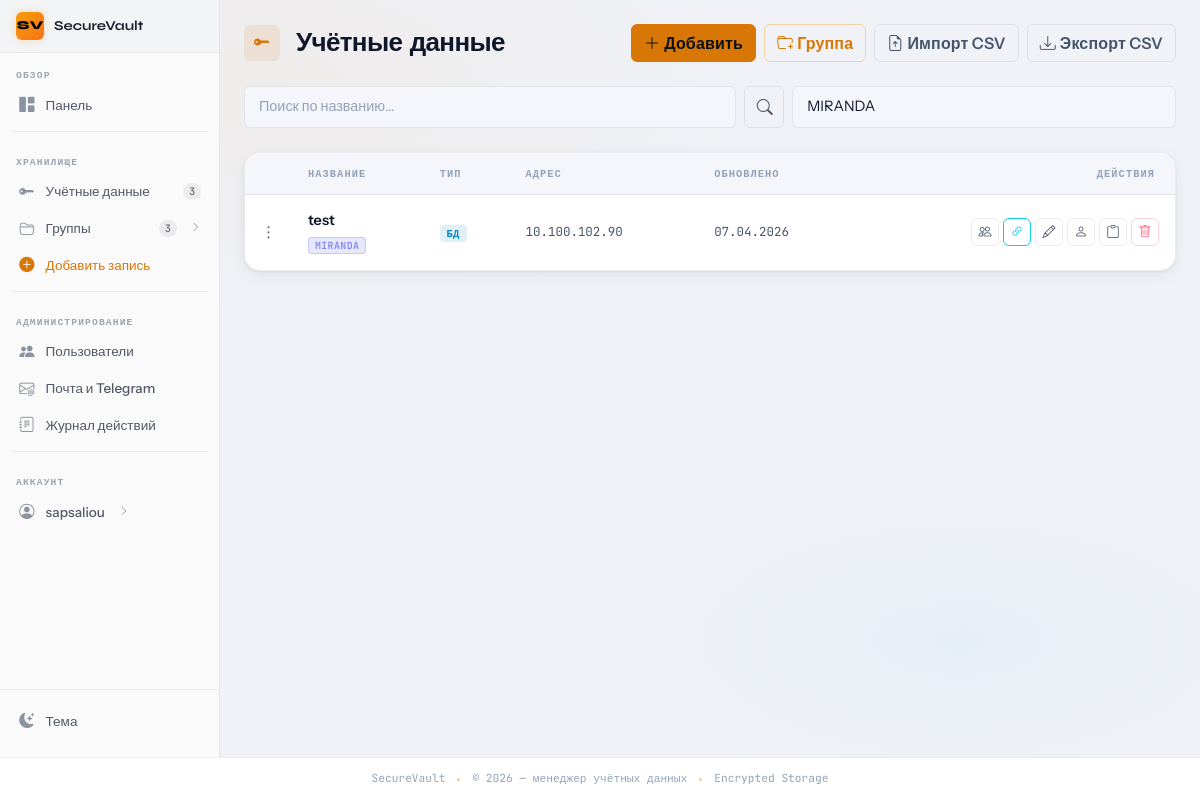
Page /credentials/?group_id=1 (signed in) on the committed database.
### app/models.py (models this page shows, shortened)
class User(UserMixin, db.Model):
    id = db.Column(db.Integer, primary_key=True)
    username = db.Column(db.String(80), unique=True, nullable=False, index=True)
    email = db.Column(db.String(120), nullable=False, index=True)
    password_hash = db.Column(db.String(255), nullable=False)
    created_at = db.Column(db.DateTime, default=datetime.utcnow)
    last_login = db.Column(db.DateTime)
    is_active = db.Column(db.Boolean, default=True)
    is_admin = db.Column(db.Boolean, default=False, nullable=False)
    totp_enabled = db.Column(db.Boolean, default=False, nullable=False)
    totp_secret_encrypted = db.Column(db.Text)  # base32, Fernet
    credentials = db.relationship('Credential', backref='owner', lazy='dynamic', cascade='all, delete-orphan')
    groups = db.relationship('CredentialGroup', backref='creator', lazy='dynamic', cascade='all, delete-orphan')
    shares_received = db.relationship(
        'CredentialShare',
        foreign_keys='CredentialShare.shared_with_user_id',
        back_populates='shared_with_user',
        lazy='dynamic',
    )

class Credential(db.Model):
    id = db.Column(db.Integer, primary_key=True)
    title = db.Column(db.String(120), nullable=False)
    service_type = db.Column(db.String(50), nullable=False)  # server, database, app, etc
    description = db.Column(db.Text)
    username_encrypted = db.Column(db.Text, nullable=False)
    password_encrypted = db.Column(db.Text, nullable=False)
    url = db.Column(db.String(255))
    port = db.Column(db.Integer)
    extra_data_encrypted = db.Column(db.Text)  # JSON для доп данных
    user_id = db.Column(db.Integer, db.ForeignKey('user.id'), nullable=False)
    group_id = db.Column(db.Integer, db.ForeignKey('credential_group.id'))
    position = db.Column(db.Integer, default=0, nullable=False)
    created_at = db.Column(db.DateTime, default=datetime.utcnow)
    updated_at = db.Column(db.DateTime, default=datetime.utcnow, onupdate=datetime.utcnow)
    last_accessed = db.Column(db.DateTime)
    shares = db.relationship(
        'CredentialShare',
        back_populates='credential',
        lazy='dynamic',
        cascade='all, delete-orphan',
    )
    reveal_tokens = db.relationship(
        'CredentialRevealToken',
        back_populates='credential',
        lazy='dynamic',
        cascade='all, delete-orphan',
    )

class CredentialGroup(db.Model):
    id = db.Column(db.Integer, primary_key=True)
    name = db.Column(db.String(120), nullable=False)
    description = db.Column(db.Text)
    user_id = db.Column(db.Integer, db.ForeignKey('user.id'), nullable=False)
    created_at = db.Column(db.DateTime, default=datetime.utcnow)
    color = db.Column(db.String(7), default='#3b82f6')
    position = db.Column(db.Integer, default=0, nullable=False)
    credentials = db.relationship('Credential', backref='group', lazy='dynamic', cascade='all, delete-orphan')

### app/routes.py (the view)
@credential_bp.route('/')
@login_required
def list_credentials():
    page = request.args.get('page', 1, type=int)
    group_id = request.args.get('group_id', None, type=int)
    search = request.args.get('search', '')
    query = _visible_credentials_query(current_user)
    if group_id:
        query = query.filter_by(group_id=group_id)
    if search:
        query = query.filter(Credential.title.ilike(f'%{search}%'))
    credentials = (
        query.order_by(
            nulls_last(Credential.group_id),
            Credential.position.asc(),
            Credential.title.asc(),
        ).paginate(page=page, per_page=10)
    )
    groups = current_user.groups.order_by(CredentialGroup.position, CredentialGroup.name).all()
    groups_meta = [{'group': g, 'count': g.credentials.count()} for g in groups]
    return render_template(
        'credentials.html',
        credentials=credentials,
        groups=groups,
        groups_meta=groups_meta,
        search=search,
        group_id=group_id,
        can_sort_credentials=bool(group_id) and not bool(search),
    )

### app/templates/credentials.html (shortened to what this page needs)
{% extends "base.html" %}
{% macro group_hex(g) -%}
{%- if g and g.color and g.color|length == 7 and g.color[0:1] == '#' -%}{{ g.color|e }}{%- else -%}#f59e0b{%- endif -%}
{%- endmacro %}
{% set svc_labels = {
  'server': 'Сервер', 'database': 'БД', 'app': 'Приложение',
  'email': 'Email', 'cloud': 'Облако', 'vpn': 'VPN', 'other': 'Другое'
} %}
{% set svc_type_keys = svc_labels.keys()|list %}
{% block content %}
<div class="py-4">
  <div class="d-flex flex-column flex-md-row justify-content-between align-items-start align-items-md-center gap-3 mb-4 animate-fadein">
    <div class="d-flex align-items-center gap-3">
      <div class="page-title-icon"><i class="bi bi-key-fill"></i></div>
      <h1 class="page-title mb-0">Учётные данные</h1>
    </div>
    <div class="d-flex flex-wrap gap-2">
      <a href="{{ url_for('credential_bp.add_credential') }}" class="btn btn-primary">
        <i class="bi bi-plus-lg me-1"></i>Добавить
      </a>
      <a href="{{ url_for('credential_bp.add_group') }}" class="btn btn-outline-primary">
        <i class="bi bi-folder-plus me-1"></i>Группа
      </a>
      <a href="{{ url_for('credential_bp.import_credentials_csv') }}" class="btn btn-outline-secondary">
        <i class="bi bi-file-earmark-arrow-up me-1"></i>Импорт CSV
      </a>
      <a href="{{ url_for('credential_bp.export_credentials_csv') }}" class="btn btn-outline-secondary">
        <i class="bi bi-download me-1"></i>Экспорт CSV
      </a>
    </div>
  </div>
  <div class="row g-2 mb-4 animate-fadein-1">
    <div class="col-md-7">
      <form method="get" class="d-flex gap-2">
        <input type="text" name="search" class="form-control" placeholder="Поиск по названию…" value="{{ search or '' }}">
        <button class="btn btn-outline-secondary" type="submit" title="Найти"><i class="bi bi-search"></i></button>
      </form>
    </div>
    <div class="col-md-5">
      <select class="form-select" aria-label="Фильтр по группе"
              onchange="const v=this.value; location.href=v?`{{ url_for('credential_bp.list_credentials') }}?group_id=${v}`:`{{ url_for('credential_bp.list_credentials') }}`;">
        {% for group in groups %}
          <option value="{{ group.id }}" {% if group_id == group.id %}selected{% endif %}>{{ group.name }}</option>
        {% endfor %}
      </select>
    </div>
  </div>
  {% set show_empty_onboarding = credentials.total == 0 and not search and not group_id %}
  {% if show_empty_onboarding %}
  <div class="card-vault animate-fadein-2">
    <div class="p-5 text-center">
      <div class="mb-3" style="font-size:3rem;opacity:0.35;"><i class="bi bi-key"></i></div>
      <h2 class="h5 mb-2" style="font-family:var(--font-display);">Пока нет учётных записей</h2>
      <p class="text-muted mb-4 col-lg-8 mx-auto">Создайте первую запись, группу или импортируйте данные из другого менеджера (CSV).</p>
      <a href="{{ url_for('credential_bp.add_credential') }}" class="btn btn-primary me-2">
        <i class="bi bi-plus-lg me-1"></i>Добавить запись
      </a>
      <a href="{{ url_for('credential_bp.add_group') }}" class="btn btn-outline-secondary me-2">
        <i class="bi bi-folder-plus me-1"></i>Новая группа
      </a>
      <a href="{{ url_for('credential_bp.import_credentials_csv') }}" class="btn btn-outline-secondary">
        <i class="bi bi-file-earmark-arrow-up me-1"></i>Импорт CSV
      </a>
    </div>
  </div>
  {% else %}
  <div class="card-vault d-none d-md-block animate-fadein-2">
    <div class="table-responsive">
      <table class="table-vault w-100">
        <thead>
          <tr>
            {% if can_sort_credentials %}
            <th class="text-muted" style="width:2rem;"></th>
            {% endif %}
            <th>Название</th>
            <th>Тип</th>
            <th>Адрес</th>
            <th>Обновлено</th>
            <th class="text-end" style="padding-right:1.25rem;">Действия</th>
          </tr>
        </thead>
        <tbody{% if can_sort_credentials %} id="sv-credentials-sort"{% endif %}>
          {% if credentials.items %}
            {% for cred in credentials.items %}
              {% set is_owner = cred.user_id == current_user.id %}
              <tr data-credential-id="{{ cred.id }}" {% if is_owner %}data-owner="1"{% endif %}>
                {% if can_sort_credentials %}
                <td class="text-muted {% if is_owner %}sv-drag-handle{% endif %}" style="width:2rem;{% if is_owner %}cursor:grab;{% endif %}">{% if is_owner %}⋮{% endif %}</td>
                {% endif %}
                <td style="padding-left:1rem;">
                  <p class="mb-0 fw-semibold" style="font-size:0.9rem;">{{ cred.title }}</p>
                  {% if cred.group %}
                    {% set gh = group_hex(cred.group) %}
                    <span class="badge badge-group mt-1" style="--gv: {{ gh }};">{{ cred.group.name }}</span>
                  {% endif %}
                </td>
                <td>
                  {% set st = cred.service_type if cred.service_type in svc_type_keys else 'other' %}
                  <span class="badge badge-svc badge-svc-{{ st }}">{{ svc_labels.get(cred.service_type, cred.service_type) }}</span>
                </td>
                <td class="text-muted" style="font-family:var(--font-mono);font-size:0.78rem;max-width:200px;">
                  <span class="d-block text-truncate">
                    {% if cred.url %}{{ cred.url }}{% if cred.port %}:{{ cred.port }}{% endif %}{% else %}<span class="text-dim">—</span>{% endif %}
                  </span>
                </td>
                <td class="text-muted" style="font-family:var(--font-mono);font-size:0.78rem;white-space:nowrap;">
                  {{ cred.updated_at.strftime('%d.%m.%Y') }}
                </td>
                <td class="text-end" style="padding-right:1rem;">
                  <div class="d-flex align-items-center justify-content-end gap-1">
                    {% if is_owner %}
                      <a href="{{ url_for('credential_bp.share_credential', credential_id=cred.id, next='list') }}"
                         class="btn btn-sm btn-outline-secondary btn-icon" title="Поделиться">
                        <i class="bi bi-people"></i>
                      </a>
                      <a href="{{ url_for('credential_bp.credential_one_time_link', credential_id=cred.id, next='list') }}"
                         class="btn btn-sm btn-outline-info btn-icon" title="Одноразовая ссылка">
                        <i class="bi bi-link-45deg"></i>
                      </a>
                      <a href="{{ url_for('credential_bp.edit_credential', credential_id=cred.id) }}"
                         class="btn btn-sm btn-outline-secondary btn-icon" title="Изменить">
                        <i class="bi bi-pencil"></i>
                      </a>
                    {% else %}
                      <a href="{{ url_for('credential_bp.view_credential', credential_id=cred.id) }}"
                         class="btn btn-sm btn-outline-secondary btn-icon" title="Открыть">
                        <i class="bi bi-eye"></i>
                      </a>
                    {% endif %}
                    <button type="button" class="btn btn-sm btn-outline-secondary btn-icon copy-username-btn"
                            data-credential-id="{{ cred.id }}" title="Копировать логин">
                      <i class="bi bi-person"></i>
                    </button>
                    <button type="button" class="btn btn-sm btn-outline-secondary btn-icon copy-password"
                            data-credential-id="{{ cred.id }}" title="Копировать пароль">
                      <i class="bi bi-clipboard"></i>
                    </button>
                    {% if is_owner %}
                      <form method="post"
                            action="{{ url_for('credential_bp.delete_credential', credential_id=cred.id) }}"
                            class="d-inline"
                            onsubmit="return confirm('Удалить эту запись?');">
                        <button type="submit" class="btn btn-sm btn-outline-danger btn-icon" title="Удалить">
                          <i class="bi bi-trash"></i>
                        </button>
                      </form>
                    {% endif %}
                  </div>
                </td>
              </tr>
            {% endfor %}
          {% endif %}
        </tbody>
      </table>
    </div>
  </div>
  {% endif %}
</div>
{% endblock %}

### app/templates/partials/sidebar_right.html (shortened to what this page needs)
<div class="sv-sidebar-project">
  <div class="sv-sidebar-project-icon">SV</div>
  <span class="sv-sidebar-project-name">SecureVault</span>
</div>
<nav aria-label="Основная навигация">
  <span class="sv-sidebar-section-label">Обзор</span>
  <ul class="sv-nav">
    <li class="sv-nav-item">
      <a class="sv-nav-link" href="{{ url_for('main.dashboard') }}">
        <span class="sv-nav-icon"><i class="bi bi-grid-1x2-fill"></i></span>
        <span>Панель</span>
      </a>
    </li>
  </ul>
  <div class="sv-sidebar-divider"></div>
  <span class="sv-sidebar-section-label">Хранилище</span>
  <ul class="sv-nav">
    <li class="sv-nav-item">
      <a class="sv-nav-link" href="{{ url_for('credential_bp.list_credentials') }}">
        <span class="sv-nav-icon"><i class="bi bi-key-fill"></i></span>
        <span>Учётные данные</span>
        <span class="sv-nav-badge {% if current_user.credentials.count() == 0 %}sv-nav-badge-0{% endif %}">
          {{ current_user.credentials.count() }}
        </span>
      </a>
    </li>
    <li class="sv-nav-item">
      <button class="sv-nav-link"
              type="button"
              data-bs-toggle="collapse"
              data-bs-target="#sbGroups"
              aria-expanded="false"
              aria-controls="sbGroups">
        <span class="sv-nav-icon"><i class="bi bi-folder2-open"></i></span>
        <span>Группы</span>
        <span class="sv-nav-badge {% if current_user.groups.count() == 0 %}sv-nav-badge-0{% endif %}">
          {{ current_user.groups.count() }}
        </span>
        <i class="bi bi-chevron-right sv-nav-arrow ms-1"></i>
      </button>
        {% set groups = current_user.groups.order_by('position', 'name').all() %}
    </li>
    <li class="sv-nav-item">
      <a class="sv-nav-link" href="{{ url_for('credential_bp.add_credential') }}"
         style="color: var(--accent);">
        <span class="sv-nav-icon" style="color:var(--accent);"><i class="bi bi-plus-circle-fill"></i></span>
        <span>Добавить запись</span>
      </a>
    </li>
  </ul>
  {% if current_user.is_admin %}
  <div class="sv-sidebar-divider"></div>
  <span class="sv-sidebar-section-label">Администрирование</span>
  <ul class="sv-nav">
    <li class="sv-nav-item">
      <a class="sv-nav-link" href="{{ url_for('admin.admin_user_list') }}">
        <span class="sv-nav-icon"><i class="bi bi-people-fill"></i></span>
        <span>Пользователи</span>
      </a>
    </li>
    <li class="sv-nav-item">
      <a class="sv-nav-link" href="{{ url_for('admin.admin_delivery_settings') }}">
        <span class="sv-nav-icon"><i class="bi bi-envelope-at"></i></span>
        <span>Почта и Telegram</span>
      </a>
    </li>
    <li class="sv-nav-item">
      <a class="sv-nav-link" href="{{ url_for('admin.admin_audit_log') }}">
        <span class="sv-nav-icon"><i class="bi bi-journal-text"></i></span>
        <span>Журнал действий</span>
      </a>
    </li>
  </ul>
  {% endif %}
  <div class="sv-sidebar-divider"></div>
  <span class="sv-sidebar-section-label">Аккаунт</span>
  <ul class="sv-nav">
    <li class="sv-nav-item">
      <button class="sv-nav-link"
              type="button"
              data-bs-toggle="collapse"
              data-bs-target="#sbAccount"
              aria-expanded="false"
              aria-controls="sbAccount">
        <span class="sv-nav-icon"><i class="bi bi-person-circle"></i></span>
        <span class="text-truncate">{{ current_user.username }}</span>
        <i class="bi bi-chevron-right sv-nav-arrow ms-1"></i>
      </button>
    </li>
  </ul>
</nav>
<div class="sv-sidebar-actions">
  <button type="button" class="sv-theme-btn theme-toggle" title="Сменить тему">
    <span class="sv-nav-icon">
      <i class="bi bi-moon-stars-fill theme-icon-dark"></i>
    </span>
    <span>Тема</span>
  </button>
</div>

### rows in the picture
User: username "sapsaliou"
Credential: title "test", group.name "MIRANDA", get "БД", url "10.100.102.90", updated_at "07.04.2026"

### other values in the picture
{{ current_user.credentials.count() }} "3"
{{ current_user.groups.count() }} "3"
form field value "MIRANDA"
